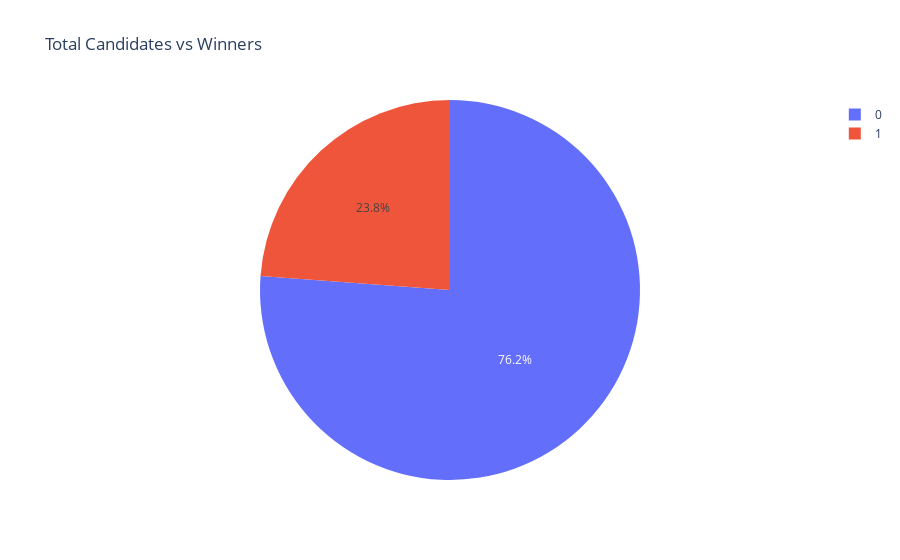

Notebook code for this chart:
### Code cell
df_winner = df1['WINNER'].value_counts().reset_index()
df_winner.columns = ['RESULT','COUNT']
pie = go.Pie(labels=df_winner['RESULT'], values=df_winner['COUNT'])
layout = go.Layout(title='Total Candidates vs Winners')
fig = go.Figure(data=[pie], layout=layout)
py.iplot(fig)

### Figure 1 — Plotly figure (JSON) as saved in the notebook; plotly's stock layout.template omitted (floating-point values rounded to 4 significant figures)
{"data": [{"labels": [0, 1], "type": "pie", "values": [1724, 539]}], "layout": {"title": {"text": "Total Candidates vs Winners"}}}
